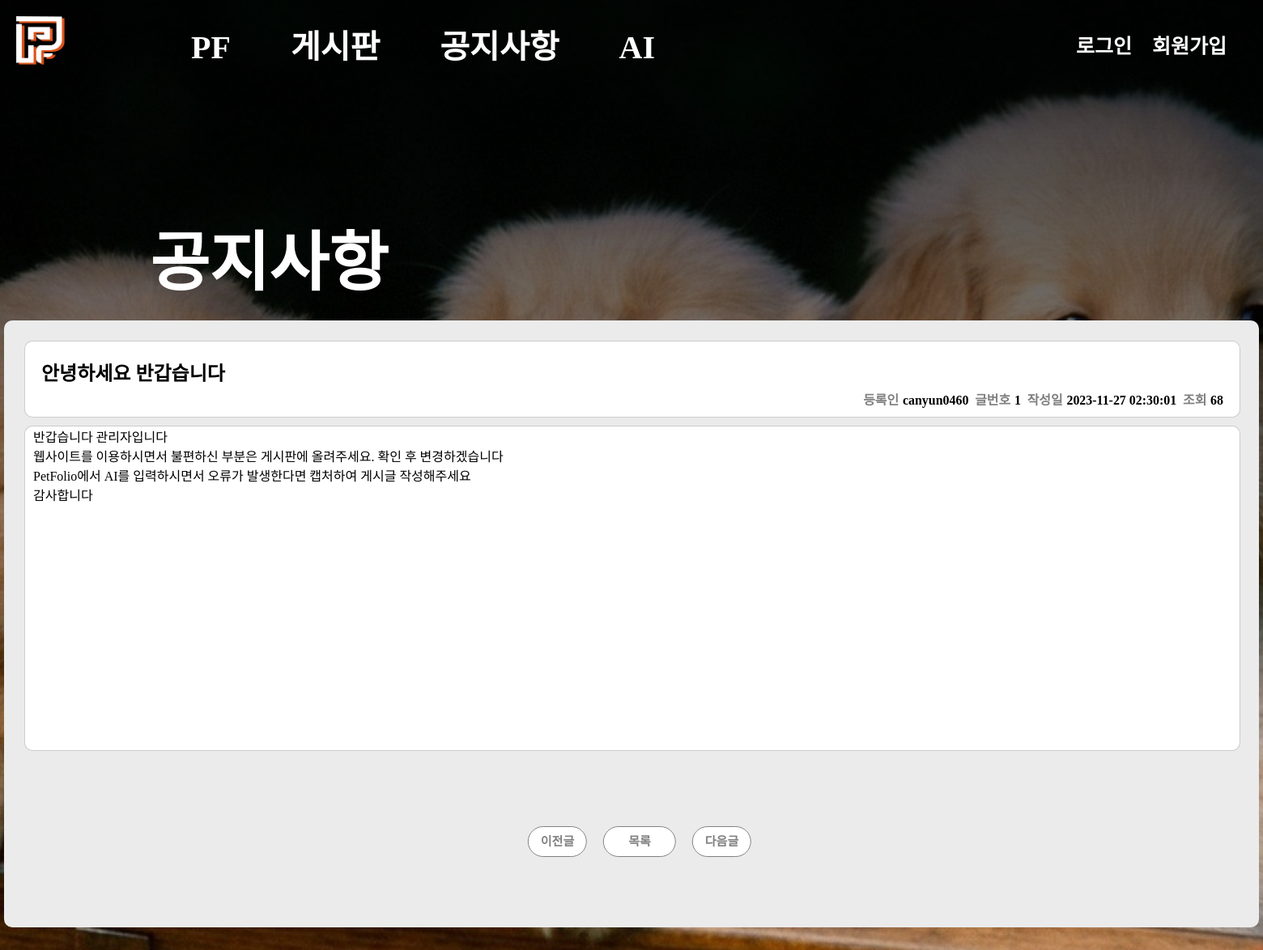
/frontend/notice/notice_in.php?id=1, run on an earlier commit of the app's database.
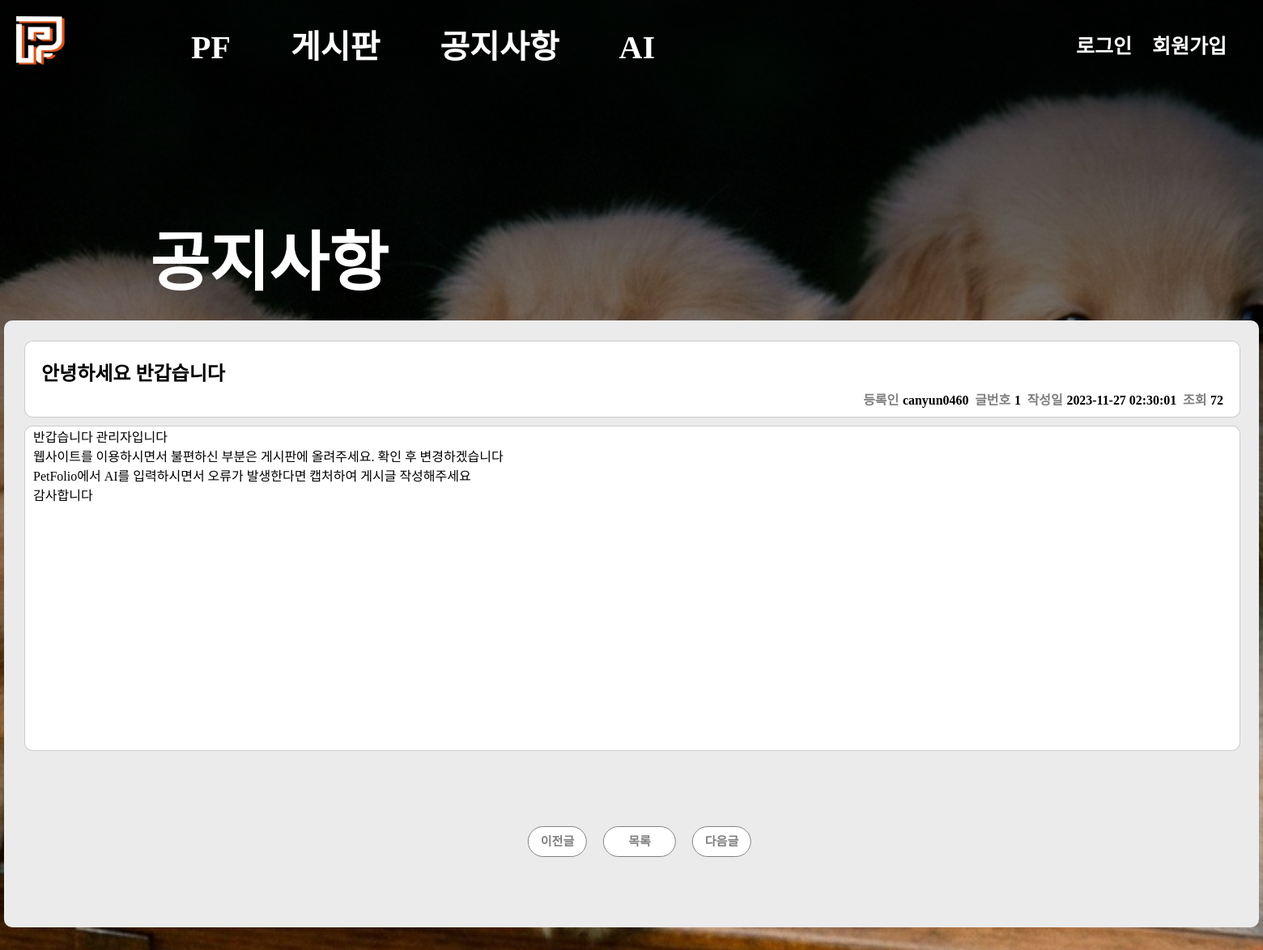
And on a later commit of the database.
### tables this page shows
CREATE TABLE `notices` (
  `id` int(11) NOT NULL,
  `title` varchar(255) NOT NULL,
  `content` text NOT NULL,
  `author` varchar(100) DEFAULT NULL,
  `created_at` timestamp NOT NULL DEFAULT current_timestamp(),
  `views` int(11) DEFAULT 0
);

### frontend/notice/notice_in.php (the view, shortened to what this page needs)
<?php
include '../topbar/topbar.php';
$servername = "localhost";
$username = "root";
$password = "";
$dbname = "petfolio";
$conn = new mysqli($servername, $username, $password, $dbname);
$post_id = isset($_GET['id']) ? intval($_GET['id']) : 0;
$updateViewsSql = "UPDATE notices SET views = views + 1 WHERE id = $post_id";
$conn->query($updateViewsSql);
$sql = "SELECT title, author, created_at, views, content FROM notices WHERE id = $post_id";
$result = $conn->query($sql);
if ($result->num_rows > 0) {
    $row = $result->fetch_assoc();
    $title = htmlspecialchars($row['title']);
    $author = htmlspecialchars($row['author']);
    $date = $row['created_at'];
    $views = $row['views'];
    $content = nl2br(htmlspecialchars($row['content']));
} else {
    echo "게시글을 찾을 수 없습니다.";
    exit;
}
?>
<!DOCTYPE html>
<html>
<head>
    <link rel="stylesheet" href="notice_in.css">
</head>
<body>
    <h1 class="notice_text">공지사항</h1>
    <div class="notice_container">
        <div class="top-containter">
            <h2 class="top-h2" style="margin-left: 20px;" ><?php echo $title; ?></h2>
            <div class="top-h5">
                <h5 class="top-text" style="display: inline;">등록인</h5>
                <h5 style="display: inline;"><?php echo $author; ?></h5>
                <h5 class="top-text" style="display: inline;">글번호</h5>
                <h5 style="display: inline;"><?php echo $post_id; ?></h5>
                <h5 class="top-text" style="display: inline;">작성일</h5>
                <h5 style="display: inline;"><?php echo $date; ?></h5>
                <h5 class="top-text" style="display: inline;">조회</h5>
                <h5 style="display: inline;"><?php echo $views; ?></h5>
            </div>
        </div>
        <div class="text-container">
            <div class="text_gap">
                <?php echo $content; ?>
            </div>
        </div>
        <div class="next-page">
            <a href="이전 글로 이동" class="bt">이전글</a>
            <a href="../notice/notice.php" class="bt" style="padding: 10px 30px;">목록</a>
            <a href="다음 글로 이동" class="bt">다음글</a>
        </div>
    </div>
</body>
</html>

### frontend/topbar/topbar.php (shortened to what this page needs)
<!DOCTYPE html>
<html>
<head>
    <link rel="stylesheet" href="../topbar/TopBar.css">
</head>
<body>
    <div class="Top_bar">
        <a href="../main/main.php">
            <img class="logo" src="../img/pf .png" alt="none">
        </a>
        <div class="TopBar_middle">
            <a href="../pf/pf.php">PF</a>
            <a href="../board/board.php">게시판</a>
            <a href="../notice/notice.php">공지사항</a>
            <a href="../ai/ai.php">AI</a>
        </div>
        <div class="TopBar_right">
            <?php if (isset($_SESSION['user_name'])): ?>
                <a class="user-greeting"><?php echo htmlspecialchars($_SESSION['user_name']); ?>님</a>
                <form action="../login/logout.php" method="post">
                    <button type="submit" name="logout" class = 'TopBar_right_button' >로그아웃</button>
                </form>
            <?php else: ?>
                <a href="../login/login.php" class="login-link">로그인</a>
                <a href="../signup/signup.php" class="signup-link">회원가입</a>
            <?php endif; ?>
        </div>
    </div>
</body>
</html>

### frontend/topbar/TopBar.css (style rules this page uses)
body { font-family: 'SKYBORI' }
.Top_bar { display: flex; align-items: center; padding:20px; z-index: 3; }
.logo { height: 60px; width: 60px; margin-right: 10px; }
.Top_bar a { text-decoration: none; font-weight:bold; color: rgb(255,255,255);; font-size: 40px; }
.TopBar_middle { margin: auto; margin-right: 450px; }
.TopBar_middle a { margin-right: 70px; }
.TopBar_right a { font-size: 25px; margin-right: 25px; }
.TopBar_right { display: flex; align-items: center; }

### frontend/notice/notice_in.css (style rules this page uses)
body { font-family: 'SKYBORI'; margin: 0; padding: 0; background: url('../img/dogs.jpg') center/cover no-repeat fixed; }
body::before { content: ""; position: fixed; top: 0; left: 0; width: 100%; height: 100%; z-index: -1; background: linear-gradient(rgba(0, 0, 0, 0.8), rgba(0, 0, 0, 0.6), rgba(0, 0, 0, 0.4), rgba(0, 0, 0, 0.2),rgba(0, 0, 0, 0.2)); }
.notice_text { color: white; margin-top: 150px; font-size: 80px; margin-left: 185px; margin-bottom: 20px; }
.notice_container { background-color: rgb(235, 235, 235); width: 1500px; height: 700px; margin: auto; margin-bottom: 130px; padding: 25px; border-radius: 10px; }
.top-containter { border: 1px solid rgba(128, 128, 128, 0.404); width: 1500px; margin: 0 auto; display: flex; justify-content: space-between; margin-bottom: 10px; background-color: white; border-radius: 10px; }
.top-h5 { margin-top: 60px; margin-right: 20px; font-size: larger; display: inline; margin-bottom: 10px; }
.top-h2 { margin-top: 20px; }
.top-text { color: gray; margin-left: 3px; }
.text-container { width: 1500px; border: 1px solid rgba(128, 128, 128, 0.404); margin: 0 auto; margin-bottom: 90px; background-color: white; height: 400px; border-radius: 10px; }
.text_gap { margin-left: 10px; }
.next-page { margin-left: 10px; margin-bottom: 10px; text-align: center; position: absolute; left: 50%; transform: translateX(-50%); text-align: center; font-size: 0; padding: 10px; }
.bt { font-weight: 600; padding: 10px 15px; border-radius: 100px; font-size: 15px; text-decoration: none; border: 1px solid gray; color: gray; background-color: rgb(255, 255, 255); margin: 10px; }

What changed in the data, as far as the page shows it:
changed notices "안녕하세요 반갑습니다": views "68" → "72"
